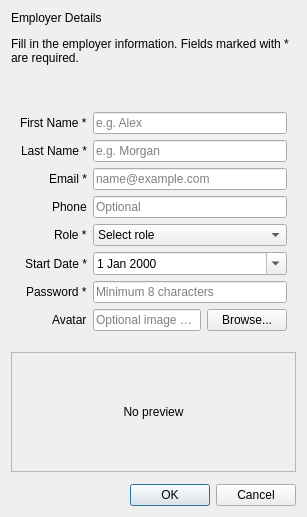
<?xml version="1.0" encoding="UTF-8"?>
<ui version="4.0">
 <class>EmployerForm</class>
 <widget class="QDialog" name="EmployerForm">
  <property name="windowTitle">
   <string>Employer</string>
  </property>
  <layout class="QVBoxLayout" name="verticalLayout">
   <property name="spacing">
    <number>12</number>
   </property>
    <property name="contentsMargins">
     <number>16</number>
     <number>16</number>
     <number>16</number>
     <number>16</number>
    </property>
   <item>
    <widget class="QLabel" name="titleLabel">
     <property name="text">
      <string>Employer Details</string>
     </property>
     <property name="alignment">
      <set>Qt::AlignLeading|Qt::AlignLeft|Qt::AlignVCenter</set>
     </property>
    </widget>
   </item>
   <item>
    <widget class="QLabel" name="introLabel">
     <property name="text">
      <string>Fill in the employer information. Fields marked with * are required.</string>
     </property>
     <property name="wordWrap">
      <bool>true</bool>
     </property>
    </widget>
   </item>
   <item>
    <widget class="QLabel" name="errorLabel">
     <property name="styleSheet">
      <string notr="true">QLabel { color: #c82333; }</string>
     </property>
     <property name="text">
      <string/>
     </property>
     <property name="alignment">
      <set>Qt::AlignLeading|Qt::AlignLeft|Qt::AlignTop</set>
     </property>
     <property name="wordWrap">
      <bool>true</bool>
     </property>
    </widget>
   </item>
   <item>
    <widget class="QWidget" name="formContainer" native="true">
     <layout class="QFormLayout" name="formLayout">
      <property name="labelAlignment">
       <set>Qt::AlignRight|Qt::AlignTrailing|Qt::AlignVCenter</set>
      </property>
      <item row="0" column="0">
       <widget class="QLabel" name="firstNameLabel">
        <property name="text">
         <string>First Name *</string>
        </property>
       </widget>
      </item>
      <item row="0" column="1">
       <widget class="QLineEdit" name="firstNameLineEdit">
        <property name="placeholderText">
         <string>e.g. Alex</string>
        </property>
       </widget>
      </item>
      <item row="1" column="0">
       <widget class="QLabel" name="lastNameLabel">
        <property name="text">
         <string>Last Name *</string>
        </property>
       </widget>
      </item>
      <item row="1" column="1">
       <widget class="QLineEdit" name="lastNameLineEdit">
        <property name="placeholderText">
         <string>e.g. Morgan</string>
        </property>
       </widget>
      </item>
      <item row="2" column="0">
       <widget class="QLabel" name="emailLabel">
        <property name="text">
         <string>Email *</string>
        </property>
       </widget>
      </item>
      <item row="2" column="1">
       <widget class="QLineEdit" name="emailLineEdit">
        <property name="placeholderText">
         <string>name@example.com</string>
        </property>
       </widget>
      </item>
      <item row="3" column="0">
       <widget class="QLabel" name="phoneLabel">
        <property name="text">
         <string>Phone</string>
        </property>
       </widget>
      </item>
      <item row="3" column="1">
       <widget class="QLineEdit" name="phoneLineEdit">
        <property name="placeholderText">
         <string>Optional</string>
        </property>
       </widget>
      </item>
      <item row="4" column="0">
       <widget class="QLabel" name="roleLabel">
        <property name="text">
         <string>Role *</string>
        </property>
       </widget>
      </item>
      <item row="4" column="1">
       <widget class="QComboBox" name="roleComboBox">
        <item>
         <property name="text">
          <string>Select role</string>
         </property>
        </item>
        <item>
         <property name="text">
          <string>Administrator</string>
         </property>
        </item>
        <item>
         <property name="text">
          <string>HR Manager</string>
         </property>
        </item>
        <item>
         <property name="text">
          <string>Project Lead</string>
         </property>
        </item>
        <item>
         <property name="text">
          <string>Recruiter</string>
         </property>
        </item>
        <item>
         <property name="text">
          <string>Finance</string>
         </property>
        </item>
       </widget>
      </item>
      <item row="5" column="0">
       <widget class="QLabel" name="startDateLabel">
        <property name="text">
         <string>Start Date *</string>
        </property>
       </widget>
      </item>
      <item row="5" column="1">
       <widget class="QDateEdit" name="startDateEdit">
        <property name="calendarPopup">
         <bool>true</bool>
        </property>
       </widget>
      </item>
      <item row="6" column="0">
       <widget class="QLabel" name="passwordLabel">
        <property name="text">
         <string>Password *</string>
        </property>
       </widget>
      </item>
      <item row="6" column="1">
       <widget class="QLineEdit" name="passwordLineEdit">
        <property name="echoMode">
         <enum>QLineEdit::Password</enum>
        </property>
        <property name="placeholderText">
         <string>Minimum 8 characters</string>
        </property>
       </widget>
      </item>
      <item row="7" column="0">
       <widget class="QLabel" name="avatarLabel">
        <property name="text">
         <string>Avatar</string>
        </property>
       </widget>
      </item>
      <item row="7" column="1">
       <layout class="QHBoxLayout" name="avatarLayout">
        <item>
         <widget class="QLineEdit" name="avatarLineEdit">
          <property name="readOnly">
           <bool>true</bool>
          </property>
          <property name="placeholderText">
           <string>Optional image path</string>
          </property>
         </widget>
        </item>
        <item>
         <widget class="QPushButton" name="browseAvatarButton">
          <property name="text">
           <string>Browse...</string>
          </property>
         </widget>
        </item>
       </layout>
      </item>
     </layout>
    </widget>
   </item>
   <item>
    <widget class="QLabel" name="avatarPreviewLabel">
     <property name="minimumSize">
      <size>
       <width>120</width>
       <height>120</height>
      </size>
     </property>
     <property name="frameShape">
      <enum>QFrame::StyledPanel</enum>
     </property>
     <property name="alignment">
      <set>Qt::AlignCenter</set>
     </property>
     <property name="text">
      <string>No preview</string>
     </property>
    </widget>
   </item>
   <item>
    <widget class="QDialogButtonBox" name="buttonBox">
     <property name="orientation">
      <enum>Qt::Horizontal</enum>
     </property>
     <property name="standardButtons">
      <set>QDialogButtonBox::Cancel|QDialogButtonBox::Ok</set>
     </property>
    </widget>
   </item>
  </layout>
 </widget>
 <resources/>
 <connections>
  <connection>
   <sender>buttonBox</sender>
   <signal>accepted()</signal>
   <receiver>EmployerForm</receiver>
   <slot>accept()</slot>
   <hints>
    <hint type="sourcelabel">
     <x>231</x>
     <y>373</y>
    </hint>
    <hint type="destinationlabel">
     <x>66</x>
     <y>376</y>
    </hint>
   </hints>
  </connection>
  <connection>
   <sender>buttonBox</sender>
   <signal>rejected()</signal>
   <receiver>EmployerForm</receiver>
   <slot>reject()</slot>
   <hints>
    <hint type="sourcelabel">
     <x>246</x>
     <y>374</y>
    </hint>
    <hint type="destinationlabel">
     <x>295</x>
     <y>376</y>
    </hint>
   </hints>
  </connection>
 </connections>
</ui>
